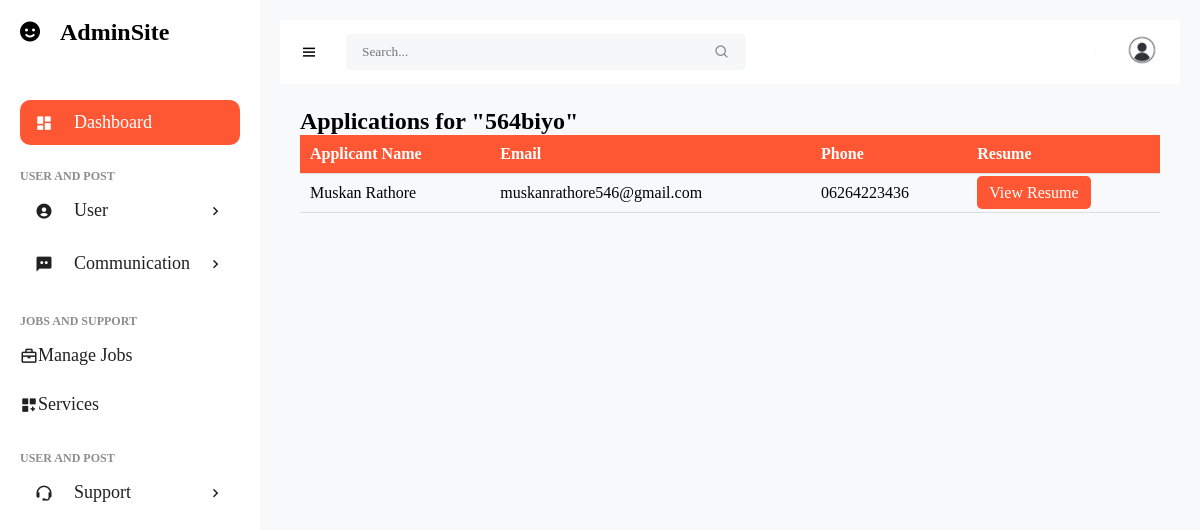
/Job_Management1/applications/ (signed in), run on the app's committed database.
### Job_Management/models.py (models this page shows, shortened)
class Job(models.Model):
    title = models.CharField(max_length=200)  # Job title
    published_on = models.DateField(auto_now_add=True)  # Auto-filled publish date
    vacancy = models.PositiveIntegerField()  # Number of vacancies
    employment_status = models.CharField(max_length=100)  # Employment status (e.g., Full-time, Part-time)
    experience = models.CharField(max_length=100)  # Experience requirements (e.g., "2-5 years")
    job_location = models.CharField(max_length=200)  # Location of the job
    salary = models.CharField(max_length=100)  # Salary information (e.g., "Negotiable" or range)
    gender = models.CharField(max_length=50, choices=[  # Gender preference (optional)
        ('Male', 'Male'),
        ('Female', 'Female'),
        ('Any', 'Any'),
    ], default='Any')
    application_deadline = models.DateField()  # Last date for application submission

class JobApplication(models.Model):
    user = models.ForeignKey(User, on_delete=models.CASCADE)  # User who is applying
    job = models.ForeignKey(Job, on_delete=models.CASCADE)  # Job being applied for
    full_name = models.CharField(max_length=200)  # Applicant's full name
    email = models.EmailField()  # Applicant's email
    phone = models.CharField(max_length=15)  # Applicant's phone number
    resume = models.FileField(upload_to='resumes/')  # Resume file upload
    cover_letter = models.TextField(blank=True, null=True)  # Optional cover letter
    applied_on = models.DateTimeField(auto_now_add=True)  # Timestamp of application

### Job_Management/views.py (the view)
# urls.py: path('<int:job_id>/applications/', views.admin_view_applications, name='admin_view_applications'),
@login_required
def admin_view_applications(request, job_id):
    job = get_object_or_404(Job, id=job_id)
    applications = JobApplication.objects.filter(job=job)
    return render(request, 'admin_view_applications.html', {'applications': applications, 'job': job})

### Job_Management/templates/admin_view_applications.html (shortened to what this page needs)
{% extends 'base.html' %}
{% block content %}
</head>
<body>
    <h1>Applications for "{{ job.title }}"</h1>
    <table>
        <thead>
            <tr>
                <th>Applicant Name</th>
                <th>Email</th>
                <th>Phone</th>
                <th>Resume</th>
            </tr>
        </thead>
        <tbody>
            {% for application in applications %}
            <tr>
                <td>{{ application.full_name }}</td>
                <td>{{ application.email }}</td>
                <td>{{ application.phone }}</td>
                <td><a href="{{ application.resume.url }}" class="btn">View Resume</a></td>
            </tr>
            {% empty %}
            <tr>
                <td colspan="4">No applications found.</td>
            </tr>
            {% endfor %}
        </tbody>
    </table>
{% endblock %}

### Admin_Management/static/admin_static/css/base.css (style rules this page uses)
* { font-family: 'Playfair Display', serif; margin: 0; padding: 0; box-sizing: border-box; }
:root { --grey: #f7f9fd; --dark-grey: #8D8D8D; --primary-color: #fff; --secondary-color: #212121; --green: #81D43A; --light-green: #E3FFCB; --orange: #ff5733; --light-blue:rgb(6, 4, 4) ; --dark-blue: #ff5733; --red: #FC3B56; --light-grey:#F5F7F8; --text-color:#717579; }
html { overflow-x: hidden; }
body { background: var(--light-grey); overflow-x: hidden; }
a { text-decoration: none; }

### Job_Management/templates/admin_view_applications.html (style rules this page uses)
body { font-family: 'Arial', sans-serif; margin: 20px; background-color: #f8f9fa; }
table { width: 100%; border-collapse: collapse; margin-bottom: 20px; }
th, td { padding: 10px; text-align: left; border-bottom: 1px solid #ddd; }
th { background-color: #ff5733; color: white; }
.btn { padding: 8px 12px; color: white; text-decoration: none; border-radius: 5px; background-color:#ff5733; }

### data on the page
Job: title "564biyo"
JobApplication: full_name "Muskan Rathore", email "muskanrathore546@gmail.com", phone "06264223436"
